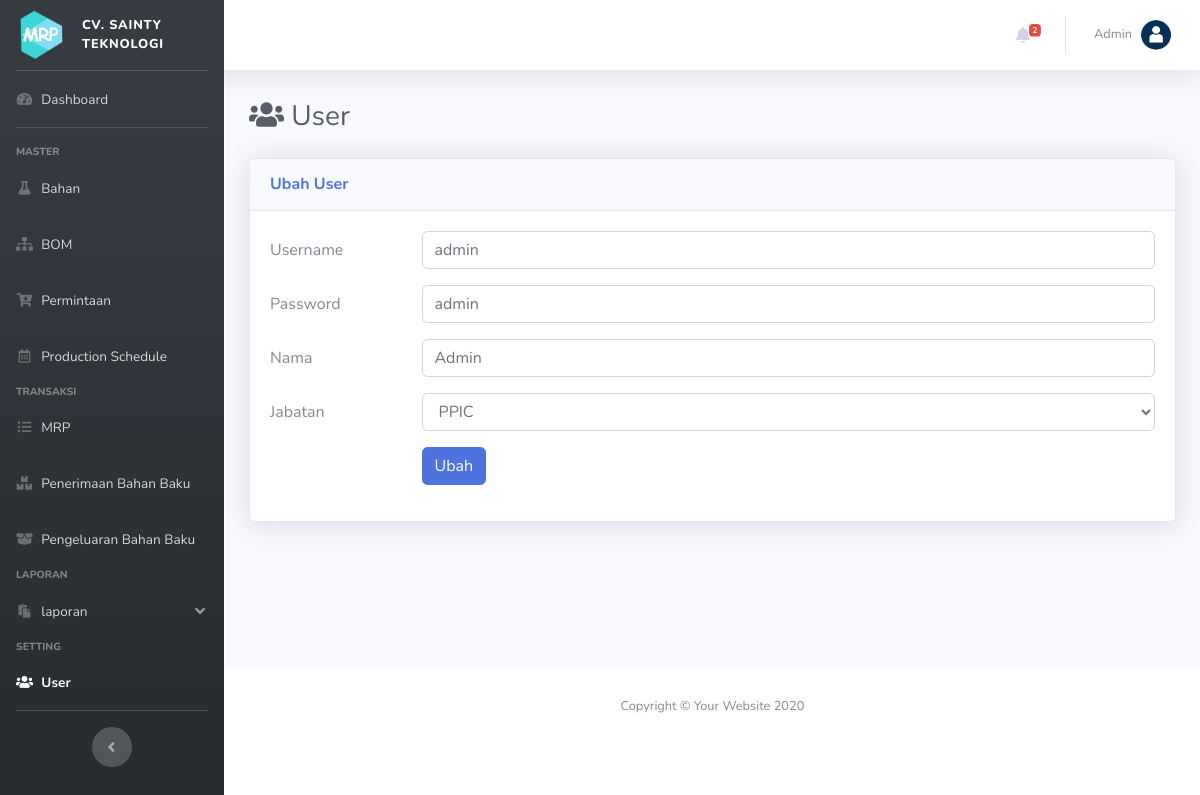
The page /index.php?p=user&ket=ubah&id=1 on the database its author committed.
### tables this page shows
CREATE TABLE IF NOT EXISTS `user` (
  `id_user` int(11) NOT NULL AUTO_INCREMENT,
  `username` varchar(50) DEFAULT NULL,
  `password` varchar(50) DEFAULT NULL,
  `nama_user` varchar(200) DEFAULT NULL,
  `jabatan` char(1) DEFAULT NULL,
  PRIMARY KEY (`id_user`),
  UNIQUE KEY `username` (`username`)
);

### config/koneksi.php (called while the page is built, shortened)
<?php
	function get_jabatan($id = null){
		$jab = ["Atasan", "PPIC", "Gudang", "Pengadaan", "Produksi"];
		if(is_null($id)){
			return $jab;
		}else{
			return $jab[$id];
		}
	}
?>

### pages/user.php (the view, shortened to what this page needs)
<div class="d-sm-flex align-items-center justify-content-between mb-4">
    <h1 class="h3 mb-0 text-gray-800"> <i class="fa fa-users"></i> User</h1>
</div>
<?php
	$ket = "Data";
	if(isset($_GET['ket'])){
		$ket = $_GET['ket'];
		$form = $ket;
		if($ket == "ubah"){
			$id = $_GET['id'];
			$sql = "SELECT * FROM user WHERE id_user = $id ";
			$q = mysqli_query($con, $sql);
			$row = mysqli_fetch_array($q);
            $username = $row['username'];
            $password = $row['password'];
            $nama_user = $row['nama_user'];
            $jabatan = $row['jabatan'];
		}
	}
?>
<div class="row row_angket">
	<div class="col mb-4">
		<div class="card shadow mb-4">
            <div class="card-header py-3 d-flex flex-row align-items-center justify-content-between">
                <h6 class="m-0 font-weight-bold text-primary"><?= ucfirst($ket); ?> User</h6>
            </div>
            <div class="card-body">
            <?php
            	if(!isset($form)):
            ?>
            	<table class="table dataTable">
            		<thead>
            			<tr>
            				<th>No</th>
                            <th>Username</th>
            				<th>Nama</th>
            				<th>Jabatan</th>
            				<th>Aksi</th>
            			</tr>
            		</thead>
            		<tbody>
            		<?php
            			$i=0;
            			$sql = "SELECT * FROM user";
            			$q = mysqli_query($con, $sql);
            			while($row = mysqli_fetch_array($q)):
            		?>
            			<tr>
            				<td><?= ++$i; ?></td>
                            <td><?= $row['username']; ?></td>
                            <td><?= $row['nama_user']; ?></td>
                            <td><?= get_jabatan($row['jabatan']); ?></td>
            				<td>
                                <a href="index.php?p=user&ket=ubah&id=<?= $row['id_user'] ?>" class="btn btn-sm btn-primary" data-toggle="tooltip" data-placement="top" title="Ubah Data"><i class="fa fa-pencil-alt"></i></a>
                                <button type="button" class="btn btn-sm btn-danger btn-hapus" data-id="<?= $row['id_user'] ?>" data-toggle="tooltip" data-placement="top" title="Hapus">
                                    <i class="fa fa-trash"></i>
                                </button>
                            </td>
            			</tr>
            		<?php endwhile; ?>
            		</tbody>
            	</table>
            	<?php else: ?>
            	<form method="post" action="models/p_user.php">
                    <div class="form-group row">
                        <label for="username" class="col-sm-2 col-form-label">Username</label>
                        <div class="col-sm-10">
                            <input type="text" class="form-control" name="username" id="username" placeholder="Username" value="<?= isset($username)?$username:''; ?>" required>
                        </div>
                    </div>
                    <div class="form-group row">
                        <label for="password" class="col-sm-2 col-form-label">Password</label>
                        <div class="col-sm-10">
                            <input type="text" class="form-control" name="password" id="password" placeholder="Password" value="<?= isset($password)?$password:''; ?>" required>
                        </div>
                    </div>
                    <div class="form-group row">
                        <label for="nama_user" class="col-sm-2 col-form-label">Nama</label>
                        <div class="col-sm-10">
                            <input type="text" class="form-control" name="nama_user" id="nama_user" placeholder="Nama" value="<?= isset($nama_user)?$nama_user:''; ?>" required>
                        </div>
                    </div>
                    <div class="form-group row">
                        <label for="jabatan" class="col-sm-2 col-form-label">Jabatan</label>
                        <div class="col-sm-10">
                            <select class="form-control" name="jabatan" id="jabatan" required>
                                <?php
                                    $jab = get_jabatan();
                                    foreach ($jab as $k => $v) {
                                        $sel = "";
                                        if(isset($jabatan) && $jabatan==$k){
                                            $sel = 'selected';
                                        }
                                        echo '<option value="'.$k.'" '.$sel.'>'.$v.'</option>';
                                    }
                                ?>
                            </select>
                        </div>
                    </div>
                    <div class="form-group row">
                        <div class="col-sm-10 offset-md-2">
                            <input type="submit" class="btn btn-primary" name="btnSimpan" value="<?= ucfirst($form); ?>">
                        </div>
                    </div>
				</form>
            	<?php endif; ?>
            </div>
        </div>
    </div>
</div>

### rows shown on the page
user: username "admin", password "admin", nama_user "Admin"

### other values the page prints
$nr "2"
$ket "Ubah"
form field jabatan "PPIC"
